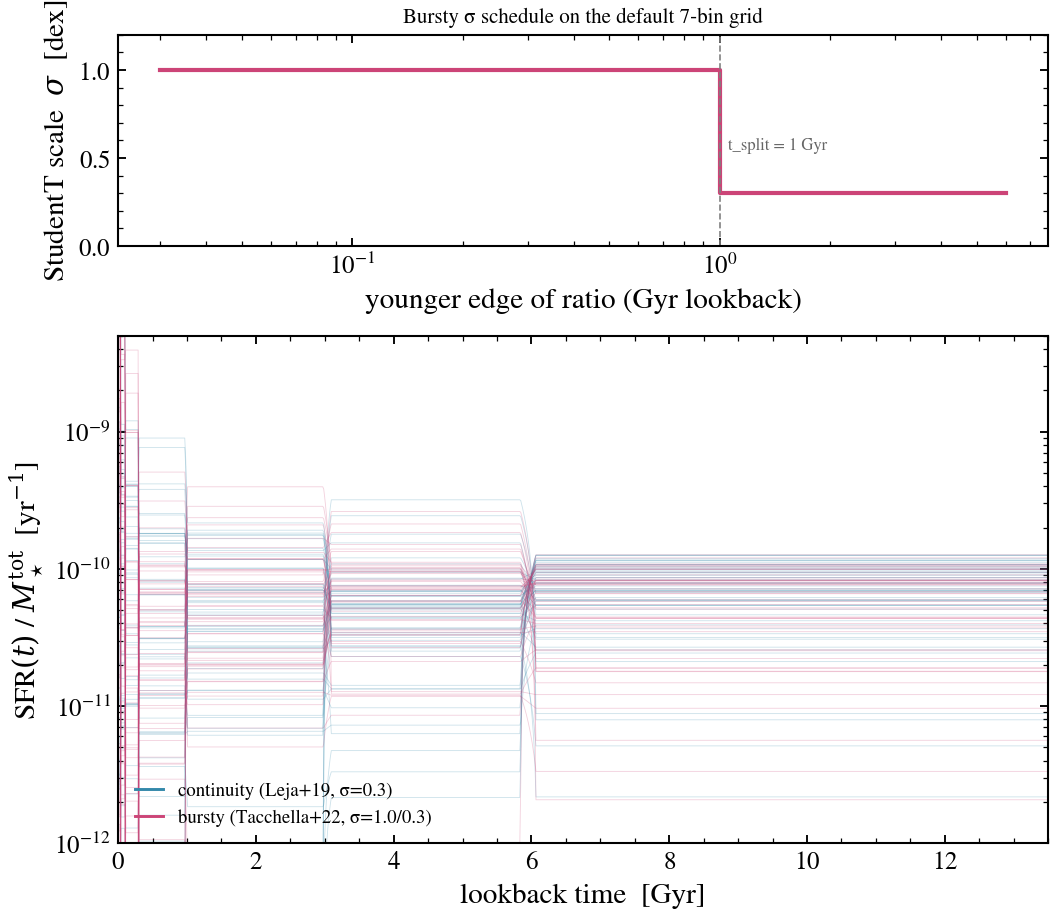

Python code for this plot:
"""
Bursty continuity prior: bin-edge-dependent σ schedule (Tacchella+2022)
========================================================================

The bursty continuity prior (Tacchella+2022, ApJ 926, 134) shares the
piecewise-constant continuity SFH with Leja+2019 but doubles the
Student-t scale on log-SFR ratios whose younger bin edge is *recent*
(< 1 Gyr lookback). The result is a prior that lets recent SFR variations
swing by ~1 dex while keeping older history smooth (σ = 0.3 dex).

This example does two things:

1. **Top panel** — prints (and plots) the σ schedule for the default
   7-bin grid ``DEFAULT_BIN_EDGES_GYR``. Ratios 0–2 sit in the bursty
   regime (σ=1.0); ratios 3–5 sit in the smooth regime (σ=0.3).
2. **Bottom panel** — draws 60 SFR trajectories each from
   ``continuity`` and ``bursty_continuity`` so the visual width of the
   recent-time bands directly shows the σ-doubling effect.
"""

import os

os.environ["TF_CPP_MIN_LOG_LEVEL"] = "2"  # suppress XLA/PjRt C++ INFO+WARNING logs

import warnings

import jax
import matplotlib.pyplot as plt
import numpy as np

import tengri
from tengri import SFH_REGISTRY, Parameters, SEDModel
from tengri.analysis.plotting import setup_style
from tengri.components.stellar.sfh.nonparametric import DEFAULT_BIN_EDGES_GYR

setup_style()
warnings.filterwarnings("ignore", message=".*BakedInBackend.*")

# ``bursty_continuity`` is registered but not yet validated against the DSPS
# *flux* forward path, so it is intentionally gated out of the high-level
# ``SEDModel.build`` grammar. We only need its star-formation *history* here, so
# we construct it through the expert flat-kwarg ``Parameters(...)`` escape hatch
# (documented in CLAUDE.md) and call ``predict_sfh`` — which evaluates the SFH
# alone and is unaffected by the flux-path gate. The prior shape it draws is the
# whole point of this example.
N_DRAWS = 60

# ── σ schedule ────────────────────────────────────────────────────
edges = np.asarray(DEFAULT_BIN_EDGES_GYR)
bursty_spec = SFH_REGISTRY["bursty_continuity"]
sigmas = []
for i in range(6):
    prior = bursty_spec.params[f"sfh_burstcont_ratio_{i}"].default
    # StudentT prints as 'StudentT(mu=0.0, sigma=X, df=2.0)'; use the
    # attribute directly through repr-parsing-free path:
    sigmas.append(float(repr(prior).split("sigma=")[1].split(",")[0]))
sigmas = np.asarray(sigmas)

# ── prior draws (via predict_sfh, with the gated SFH built through the
#    expert escape hatch) ───────────────────────────────────────────
ssp = tengri.load_ssp()
key0 = jax.random.PRNGKey(13)


def _model_for(sfh_type):
    """Build an SFH-only model, bypassing the high-level builder's type gate.

    ``Parameters(mean_sfh_type=...)`` accepts gated (DSPS-unvalidated) SFHs; the
    gate lives only in ``SEDModel.build``. ``precompute=False`` skips the SPS
    LUT we never touch — only ``predict_sfh`` is called.
    """
    spec = Parameters(mean_sfh_type=sfh_type, redshift=0.0)
    return SEDModel(spec=spec, ssp_data=ssp, precompute=False)


def _sample_normalized_sfh(model, n_draws, key):
    out = []
    for sub_key in jax.random.split(key, n_draws):
        p = dict(model.spec.sample(sub_key))
        sfh = model.predict_sfh(p)
        t = np.asarray(sfh["t_gyr"])
        sfr = np.asarray(sfh["sfr_mean"])
        mass = float(np.trapezoid(sfr, t * 1.0e9))
        if mass > 0:
            sfr = sfr / mass
        out.append(sfr)
    return t, np.asarray(out)


t, sfr_cont = _sample_normalized_sfh(_model_for("continuity"), N_DRAWS, key0)
_, sfr_burst = _sample_normalized_sfh(_model_for("bursty_continuity"), N_DRAWS, key0)

# ── figure ────────────────────────────────────────────────────────
fig, (ax_sig, ax_sfh) = plt.subplots(
    2, 1, figsize=(8.0, 7.0), gridspec_kw={"height_ratios": [1.0, 2.4], "hspace": 0.25}
)

# σ schedule
younger_edges_gyr = edges[1:-1]
ax_sig.step(younger_edges_gyr, sigmas, where="post", color="#cc4477", lw=2.0)
ax_sig.axvline(1.0, color="0.5", ls="--", lw=0.8)
ax_sig.text(1.05, 0.55, "t_split = 1 Gyr", color="0.4", fontsize=8)
ax_sig.set_xscale("log")
ax_sig.set_xlabel("younger edge of ratio (Gyr lookback)")
ax_sig.set_ylabel(r"StudentT scale  $\sigma$  [dex]")
ax_sig.set_ylim(0.0, 1.2)
ax_sig.set_title("Bursty σ schedule on the default 7-bin grid", fontsize=10)

# prior draws
for sfr in sfr_cont:
    ax_sfh.plot(t, sfr, color="#3388aa", lw=0.4, alpha=0.25)
for sfr in sfr_burst:
    ax_sfh.plot(t, sfr, color="#cc4477", lw=0.4, alpha=0.25)
ax_sfh.plot([], [], color="#3388aa", lw=1.4, label="continuity (Leja+19, σ=0.3)")
ax_sfh.plot([], [], color="#cc4477", lw=1.4, label="bursty (Tacchella+22, σ=1.0/0.3)")
ax_sfh.set_yscale("log")
ax_sfh.set_xlim(0, 13.5)
ax_sfh.set_ylim(1e-12, 5e-9)
ax_sfh.set_xlabel(r"lookback time  [Gyr]")
ax_sfh.set_ylabel(r"SFR$(t)$ / $M_\star^{\rm tot}$  [yr$^{-1}$]")
ax_sfh.legend(frameon=False, fontsize=9, loc="lower left")

plt.savefig("plot_bursty_continuity_sigma_schedule.png", dpi=150, bbox_inches="tight")
